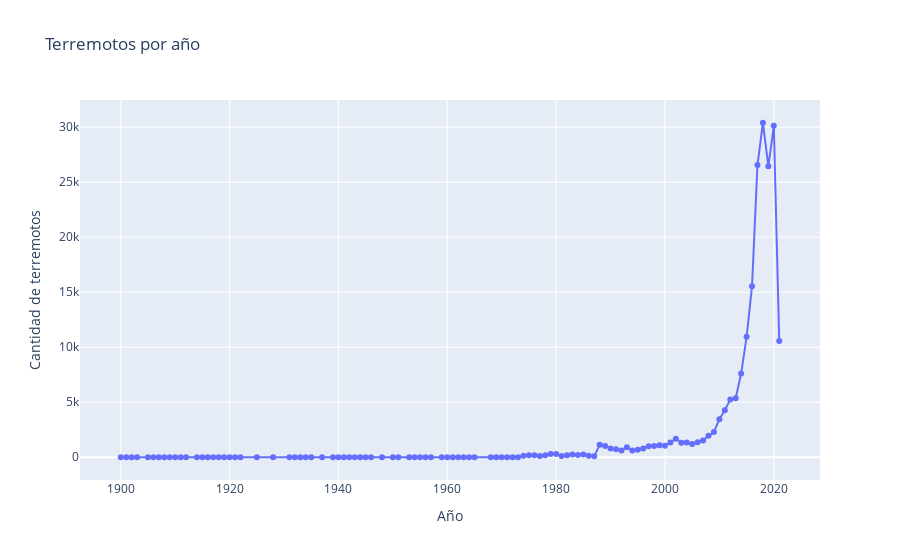

Notebook source saved alongside this figure:
### Markdown cell above
## Visualización y analisis de los datos

### Code cell
terremotos_por_anio = data_terremotos.groupby('anio').count()['Magnitud']
fig = go.Figure(data=go.Scatter(x=terremotos_por_anio.index,
                                 y=terremotos_por_anio.values,
                                 mode='lines+markers'))
fig.update_layout(title='Terremotos por año',
                   xaxis_title='Año',
                   yaxis_title='Cantidad de terremotos')
iplot(fig)

### Figure 1 — Plotly figure (JSON) as saved in the notebook; plotly's stock layout.template omitted (floating-point values rounded to 4 significant figures)
{"data": [{"mode": "lines+markers", "type": "scatter", "x": [1900, 1901, 1902, 1903, 1905, 1906, 1907, 1908, 1909, 1910, 1911, 1912, 1914, 1915, 1916, 1917, 1918, 1919, 1920, 1921, 1922, 1925, 1928, 1931, 1932, 1933, 1934, 1935, 1937, 1939, 1940, 1941, 1942, 1943, 1944, 1945, 1946, 1948, 1950, 1951, 1953, 1954, 1955, 1956, 1957, 1959, 1960, 1961, 1962, 1963, 1964, 1965, 1968, 1969, 1970, 1971, 1972, 1973, 1974, 1975, 1976, 1977, 1978, 1979, 1980, 1981, 1982, 1983, 1984, 1985, 1986, 1987, 1988, 1989, 1990, 1991, 1992, 1993, 1994, 1995, 1996, 1997, 1998, 1999, 2000, 2001, 2002, 2003, 2004, 2005, 2006, 2007, 2008, 2009, 2010, 2011, 2012, 2013, 2014, 2015, 2016, 2017, 2018, 2019, 2020, 2021], "y": [2, 2, 4, 1, 2, 1, 2, 3, 4, 2, 4, 2, 1, 2, 2, 1, 2, 1, 2, 2, 1, 3, 6, 2, 7, 2, 3, 2, 4, 2, 2, 1, 3, 3, 2, 4, 2, 4, 5, 2, 2, 1, 3, 1, 2, 2, 1, 1, 2, 1, 2, 2, 3, 3, 3, 1, 2, 2, 139, 194, 189, 109, 186, 290, 294, 106, 176, 262, 200, 244, 130, 99, 1127, 1030, 795, 724, 613, 915, 622, 678, 789, 1006, 1022, 1098, 1043, 1335, 1688, 1323, 1346, 1210, 1356, 1528, 1958, 2301, 3462, 4272, 5243, 5361, 7607, 10945, 15547, 26564, 30407, 26444, 30130, 10573]}], "layout": {"title": {"text": "Terremotos por año"}, "xaxis": {"title": {"text": "Año"}}, "yaxis": {"title": {"text": "Cantidad de terremotos"}}}}
